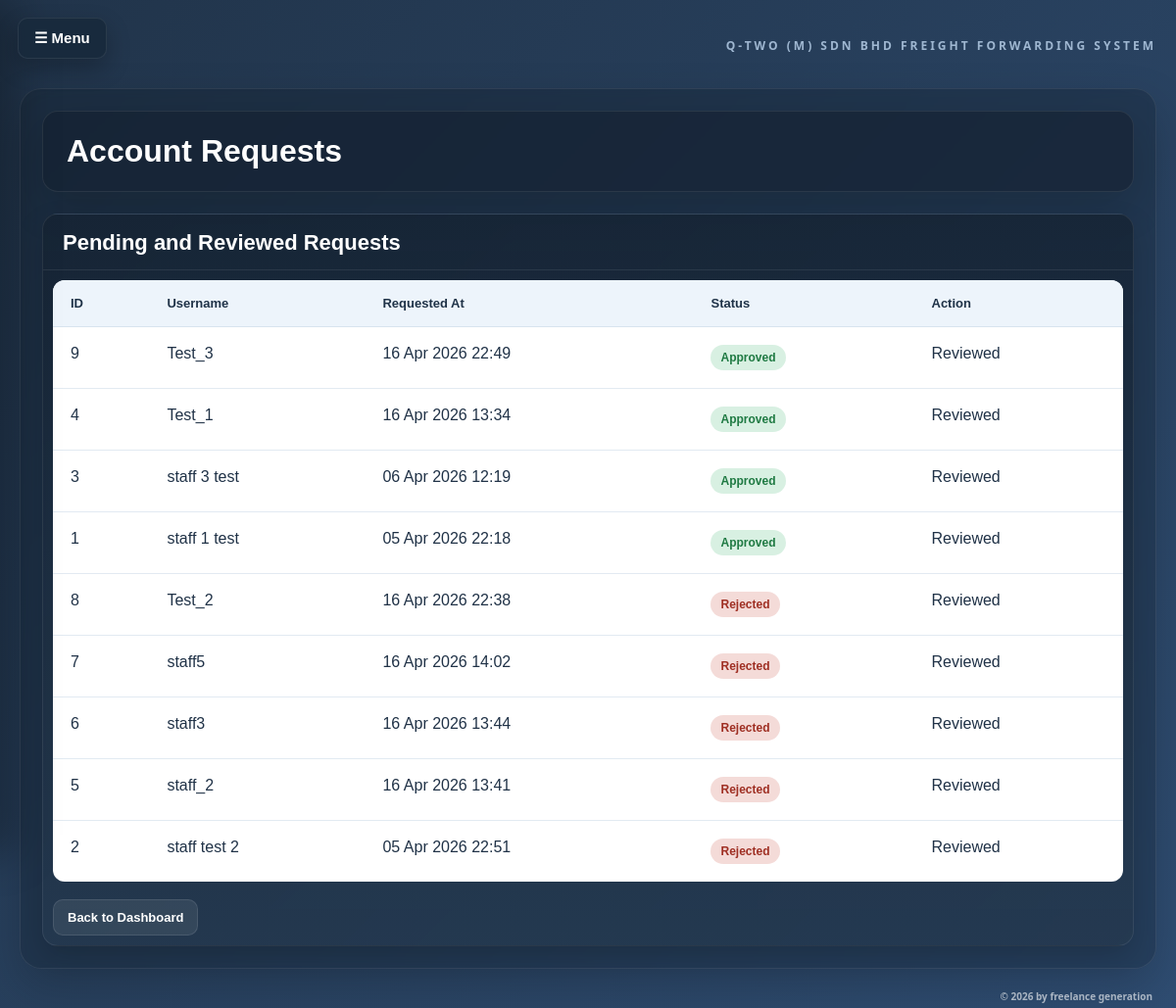
The page /account_requests (signed in) on the database its author committed.
### app.py (models this page shows)
class AccountRequest(db.Model):
    id = db.Column(db.Integer, primary_key=True)
    username = db.Column(db.String(100), nullable=False, unique=True)
    password_hash = db.Column(db.String(255), nullable=False)
    requested_at = db.Column(db.DateTime, default=datetime.now)
    status = db.Column(db.String(20), nullable=False, default="pending")
    reviewed_by_user_id = db.Column(db.Integer, db.ForeignKey("user.id"), nullable=True)
    reviewed_at = db.Column(db.DateTime, nullable=True)
    reviewed_by = db.relationship(
        "User",
        foreign_keys=[reviewed_by_user_id],
        backref="account_requests_reviewed",
    )

### app.py (the view)
@app.route("/account_requests")
@admin_required
def account_requests():
    requests = AccountRequest.query.order_by(
        AccountRequest.status.asc(),
        AccountRequest.requested_at.desc(),
    ).all()
    return render_template("account_requests.html", account_requests=requests)

### app.py (called while the page is built)
def get_current_user():
    user_id = session.get("user_id")
    if not user_id:
        return None
    return User.query.filter_by(id=user_id, is_active=True).first()

def admin_required(view_func):
    @wraps(view_func)
    def wrapped_view(*args, **kwargs):
        user = get_current_user()
        if not user:
            return redirect(url_for("login"))
        if user.role != "admin":
            return render_template(
                "error.html",
                message="You do not have permission to access this page.",
            )
        return view_func(*args, **kwargs)
    return wrapped_view

@app.context_processor
def inject_current_user():
    current_user = get_current_user()
    pending_account_requests = 0
    pending_delete_requests = 0
    if current_user and current_user.role == "admin":
        pending_account_requests = AccountRequest.query.filter_by(
            status="pending"
        ).count()
        pending_delete_requests = DeleteRequest.query.filter_by(
            status="pending"
        ).count()
    return {
        "current_user": current_user,
        "pending_account_requests": pending_account_requests,
        "pending_delete_requests": pending_delete_requests,
    }

### templates/account_requests.html (shortened to what this page needs)
<!DOCTYPE html>
<html>
<head>
    <link rel="stylesheet" href="{{ url_for('static', filename='style.css') }}">
</head>
<body class="dashboard-page">
    <button class="nav-toggle-btn" onclick="toggleNav()">☰ Menu</button>
    <div class="page-wrap">
    <div class="system-name-top-right">
        Q-TWO (M) SDN BHD FREIGHT FORWARDING SYSTEM
    </div>
        <div class="page-shell">
            <div class="page-header">
                <h1 class="page-title">Account Requests</h1>
            </div>
            <div class="panel-card">
                <div class="panel-head">
                    <h2>Pending and Reviewed Requests</h2>
                </div>
                <div class="panel-body">
                    <div class="data-table-wrap">
                        <table class="data-table">
                            <tr>
                                <th>ID</th>
                                <th>Username</th>
                                <th>Requested At</th>
                                <th>Status</th>
                                <th>Action</th>
                            </tr>
                            {% for request_item in account_requests %}
                            <tr>
                                <td>{{ request_item.id }}</td>
                                <td>{{ request_item.username }}</td>
                                <td>{{ request_item.requested_at.strftime("%d %b %Y %H:%M") if request_item.requested_at
                                    else "-" }}</td>
                                <td>
                                    {% if request_item.status == "pending" %}
                                    <span class="status-pill status-pending">Pending</span>
                                    {% elif request_item.status == "approved" %}
                                    <span class="status-pill status-approved">Approved</span>
                                    {% else %}
                                    <span class="status-pill status-rejected">Rejected</span>
                                    {% endif %}
                                </td>
                                <td>
                                    {% if request_item.status == "pending" %}
                                    <div class="table-actions">
                                        <form method="POST"
                                            action="{{ url_for('approve_account_request', request_id=request_item.id) }}">
                                            <button type="submit" class="approve-btn">Approve</button>
                                        </form>
                                        <form method="POST"
                                            action="{{ url_for('reject_account_request', request_id=request_item.id) }}">
                                            <button type="submit" class="reject-btn">Reject</button>
                                        </form>
                                    </div>
                                    {% else %}
                                    Reviewed
                                    {% endif %}
                                </td>
                            </tr>
                            {% endfor %}
                        </table>
                    </div>
                    <a href="/" class="back-link">Back to Dashboard</a>
                </div>
            </div>
        </div>
        <div class="bottom-right-text">© 2026 by freelance generation</div>
</body>
</html>

### templates/account_requests.html (style rules this page uses)
body { font-family: Arial, sans-serif; background: linear-gradient(135deg, #21344a 0%, #2f4d72 100%); margin: 0; color: white; overflow-x: hidden; }
.nav-toggle-btn { position: fixed; top: 18px; left: 18px; z-index: 1201; border: none; border-radius: 10px; background: rgba(24, 42, 61, 0.96); color: #ffffff; padding: 11px 16px; font-size: 15px; font-weight: bold; cursor: pointer; box-shadow: 0 10px 24px rgba(0, 0, 0, 0.24); border: 1px solid rgba(255, 255, 255, 0.08); }
.page-wrap { position: relative; max-width: 1180px; margin: 90px auto 40px auto; padding: 0 20px; }
.system-name-top-right { position: absolute; top: -52px; right: 20px; font-family: "Segoe UI", Arial, sans-serif; font-size: 12px; font-weight: 700; letter-spacing: 3px; text-transform: uppercase; color: #9fb7d1; }
.page-shell { background: rgba(15, 25, 37, 0.28); border: 1px solid rgba(255, 255, 255, 0.08); border-radius: 22px; padding: 22px; box-shadow: 0 18px 46px rgba(0, 0, 0, 0.18); backdrop-filter: blur(4px); }
.page-header { background: rgba(20, 33, 48, 0.60); border: 1px solid rgba(255, 255, 255, 0.08); border-radius: 16px; padding: 22px 24px; margin-bottom: 22px; box-shadow: 0 16px 40px rgba(0, 0, 0, 0.18); }
.page-title { margin: 0; font-size: 32px; font-weight: bold; }
.panel-card { background: linear-gradient(180deg, rgba(22, 35, 50, 0.78) 0%, rgba(37, 57, 80, 0.82) 100%); border: 1px solid rgba(255, 255, 255, 0.08); border-radius: 16px; box-shadow: 0 12px 28px rgba(0, 0, 0, 0.18); overflow: hidden; }
.panel-head { padding: 16px 20px 14px 20px; border-bottom: 1px solid rgba(255, 255, 255, 0.08); }
.panel-head h2 { margin: 0; font-size: 22px; }
.panel-body { padding: 10px; }
.data-table-wrap { width: 100%; overflow-x: auto; }
.data-table { width: 100%; border-collapse: separate; border-spacing: 0; background-color: #ffffff; border-radius: 12px; overflow: hidden; min-width: 900px; }
.data-table th { text-align: left; padding: 16px 18px; font-size: 13px; color: #1f3247; border-bottom: 1px solid #d8e3ee; background-color: #edf4fb; font-weight: bold; }
.data-table td { padding: 18px 18px; border-bottom: 1px solid #e2eaf2; vertical-align: top; color: #203247; }
.data-table tr:last-child td { border-bottom: none; }
.status-pill { display: inline-block; padding: 6px 10px; border-radius: 999px; font-size: 12px; font-weight: bold; }
.status-approved { background: rgba(39, 174, 96, 0.18); color: #1f7a43; }
.status-rejected { background: rgba(192, 57, 43, 0.18); color: #9f2f23; }
.approve-btn, .reject-btn, .back-link { padding: 10px 14px; border-radius: 10px; font-size: 13px; font-weight: bold; text-decoration: none; cursor: pointer; }
.back-link { display: inline-block; margin-top: 18px; background: rgba(255, 255, 255, 0.08); color: #ffffff; border: 1px solid rgba(255, 255, 255, 0.10); }
.bottom-right-text { position: absolute; bottom: -35px; right: 24px; pointer-events: none; z-index: 9999; font-family: "Segoe UI", Arial, sans-serif; font-size: 10px; font-weight: 600; color: rgba(255, 255, 255, 0.6); }

### rows shown on the page
AccountRequest: id "9", username "Test_3", requested_at "16 Apr 2026 22:49", status "Approved"
AccountRequest: id "4", username "Test_1", requested_at "16 Apr 2026 13:34", status "Approved"
AccountRequest: id "3", username "staff 3 test", requested_at "06 Apr 2026 12:19", status "Approved"
AccountRequest: id "1", username "staff 1 test", requested_at "05 Apr 2026 22:18", status "Approved"
AccountRequest: id "8", username "Test_2", requested_at "16 Apr 2026 22:38", status "Rejected"
AccountRequest: id "7", username "staff5", requested_at "16 Apr 2026 14:02", status "Rejected"
AccountRequest: id "6", username "staff3", requested_at "16 Apr 2026 13:44", status "Rejected"
AccountRequest: id "5", username "staff_2", requested_at "16 Apr 2026 13:41", status "Rejected"
AccountRequest: id "2", username "staff test 2", requested_at "05 Apr 2026 22:51", status "Rejected"
